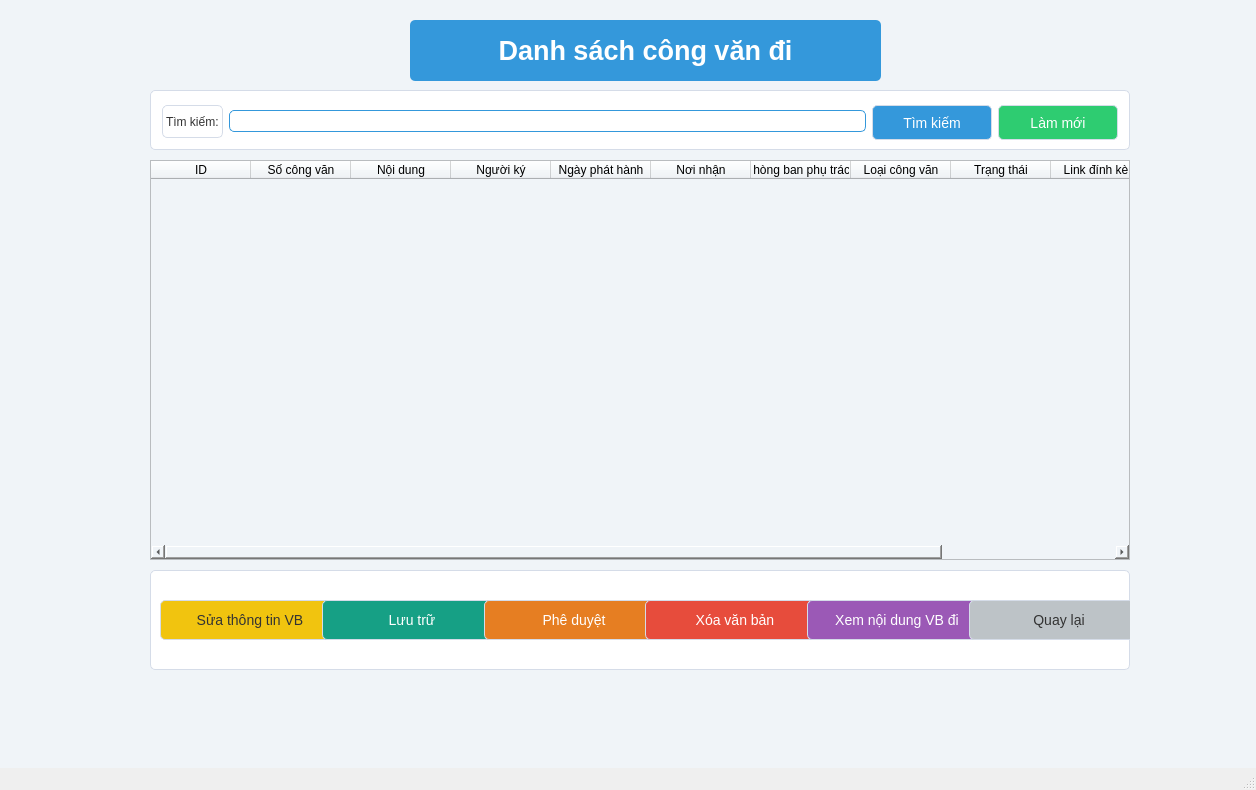
<?xml version="1.0" encoding="UTF-8"?>
<ui version="4.0">
 <class>MainWindow</class>
 <widget class="QMainWindow" name="MainWindow">
  <property name="geometry">
   <rect>
    <x>0</x>
    <y>0</y>
    <width>1256</width>
    <height>790</height>
   </rect>
  </property>
  <property name="windowTitle">
   <string>Danh Sách Công Văn Đi</string>
  </property>
  <widget class="QWidget" name="centralwidget">
   <property name="styleSheet">
    <string>background-color: #F0F4F8;</string>
   </property>
   <widget class="QLabel" name="label_4">
    <property name="geometry">
     <rect>
      <x>410</x>
      <y>20</y>
      <width>471</width>
      <height>61</height>
     </rect>
    </property>
    <property name="font">
     <font>
      <pointsize>20</pointsize>
      <weight>75</weight>
      <bold>true</bold>
     </font>
    </property>
    <property name="styleSheet">
     <string>background-color: #3498DB; color: white; border-radius: 5px;</string>
    </property>
    <property name="text">
     <string>Danh sách công văn đi</string>
    </property>
    <property name="alignment">
     <set>Qt::AlignCenter</set>
    </property>
   </widget>
   <widget class="QGroupBox" name="filterGroupBox">
    <property name="geometry">
     <rect>
      <x>150</x>
      <y>90</y>
      <width>980</width>
      <height>60</height>
     </rect>
    </property>
    <property name="styleSheet">
     <string>background-color: #FFFFFF; border: 1px solid #D5DCE8; border-radius: 5px;</string>
    </property>
    <layout class="QHBoxLayout" name="horizontalLayout">
     <item>
      <widget class="QLabel" name="label">
       <property name="styleSheet">
        <string>color: #333333;</string>
       </property>
       <property name="text">
        <string>Tìm kiếm:</string>
       </property>
      </widget>
     </item>
     <item>
      <widget class="QLineEdit" name="txttimkiem">
       <property name="styleSheet">
        <string>background-color: #FFFFFF; border: 1px solid #3498DB; border-radius: 5px; padding: 2px; color: #333333;</string>
       </property>
      </widget>
     </item>
     <item>
      <widget class="QPushButton" name="btntimkiem">
       <property name="minimumSize">
        <size>
         <width>120</width>
         <height>35</height>
        </size>
       </property>
       <property name="styleSheet">
        <string>background-color: #3498DB; color: white; border-radius: 5px; font-size: 14px;</string>
       </property>
       <property name="text">
        <string>Tìm kiếm</string>
       </property>
      </widget>
     </item>
     <item>
      <widget class="QPushButton" name="btnlammoi">
       <property name="minimumSize">
        <size>
         <width>120</width>
         <height>35</height>
        </size>
       </property>
       <property name="styleSheet">
        <string>background-color: #2ECC71; color: white; border-radius: 5px; font-size: 14px;</string>
       </property>
       <property name="text">
        <string>Làm mới</string>
       </property>
      </widget>
     </item>
    </layout>
   </widget>
   <widget class="QTableWidget" name="tableCongVanDi">
    <property name="geometry">
     <rect>
      <x>150</x>
      <y>160</y>
      <width>980</width>
      <height>400</height>
     </rect>
    </property>
    <property name="styleSheet">
     <string>background-color: #FFFFFF; border: 1px solid #D5DCE8; QHeaderView::section { background-color: #3498DB; color: white; }</string>
    </property>
    <column>
     <property name="text">
      <string>ID</string>
     </property>
    </column>
    <column>
     <property name="text">
      <string>Số công văn</string>
     </property>
    </column>
    <column>
     <property name="text">
      <string>Nội dung</string>
     </property>
    </column>
    <column>
     <property name="text">
      <string>Người ký</string>
     </property>
    </column>
    <column>
     <property name="text">
      <string>Ngày phát hành</string>
     </property>
    </column>
    <column>
     <property name="text">
      <string>Nơi nhận</string>
     </property>
    </column>
    <column>
     <property name="text">
      <string>Phòng ban phụ trách</string>
     </property>
    </column>
    <column>
     <property name="text">
      <string>Loại công văn</string>
     </property>
    </column>
    <column>
     <property name="text">
      <string>Trạng thái</string>
     </property>
    </column>
    <column>
     <property name="text">
      <string>Link đính kèm</string>
     </property>
    </column>
    <column>
     <property name="text">
      <string>Createdby</string>
     </property>
    </column>
   </widget>
   <widget class="QFrame" name="bottomFrame">
    <property name="geometry">
     <rect>
      <x>150</x>
      <y>570</y>
      <width>980</width>
      <height>100</height>
     </rect>
    </property>
    <property name="styleSheet">
     <string>background-color: #FFFFFF; border: 1px solid #D5DCE8; border-radius: 5px;</string>
    </property>
    <layout class="QVBoxLayout" name="verticalLayout">
     <item>
      <layout class="QHBoxLayout" name="buttonLayout">
       <property name="spacing">
        <number>10</number>
       </property>
       <item>
        <widget class="QPushButton" name="btnsua">
         <property name="minimumSize">
          <size>
           <width>180</width>
           <height>40</height>
          </size>
         </property>
         <property name="styleSheet">
          <string>background-color: #F1C40F; color: #333333; border-radius: 5px; font-size: 14px;</string>
         </property>
         <property name="text">
          <string>Sửa thông tin VB</string>
         </property>
        </widget>
       </item>
       <item>
        <widget class="QPushButton" name="btnluutru">
         <property name="minimumSize">
          <size>
           <width>180</width>
           <height>40</height>
          </size>
         </property>
         <property name="styleSheet">
          <string>background-color: #16A085; color: white; border-radius: 5px; font-size: 14px;</string>
         </property>
         <property name="text">
          <string>Lưu trữ</string>
         </property>
        </widget>
       </item>
       <item>
        <widget class="QPushButton" name="btnpheduyet">
         <property name="minimumSize">
          <size>
           <width>180</width>
           <height>40</height>
          </size>
         </property>
         <property name="styleSheet">
          <string>background-color: #E67E22; color: white; border-radius: 5px; font-size: 14px;</string>
         </property>
         <property name="text">
          <string>Phê duyệt</string>
         </property>
        </widget>
       </item>
       <item>
        <widget class="QPushButton" name="btnxoa">
         <property name="minimumSize">
          <size>
           <width>180</width>
           <height>40</height>
          </size>
         </property>
         <property name="styleSheet">
          <string>background-color: #E74C3C; color: white; border-radius: 5px; font-size: 14px;</string>
         </property>
         <property name="text">
          <string>Xóa văn bản</string>
         </property>
        </widget>
       </item>
       <item>
        <widget class="QPushButton" name="btnxem">
         <property name="minimumSize">
          <size>
           <width>180</width>
           <height>40</height>
          </size>
         </property>
         <property name="styleSheet">
          <string>background-color: #9B59B6; color: white; border-radius: 5px; font-size: 14px;</string>
         </property>
         <property name="text">
          <string>Xem nội dung VB đi</string>
         </property>
        </widget>
       </item>
       <item>
        <widget class="QPushButton" name="btnQuaylai">
         <property name="minimumSize">
          <size>
           <width>180</width>
           <height>40</height>
          </size>
         </property>
         <property name="styleSheet">
          <string>background-color: #BDC3C7; color: #333333; border-radius: 5px; font-size: 14px;</string>
         </property>
         <property name="text">
          <string>Quay lại</string>
         </property>
        </widget>
       </item>
      </layout>
     </item>
    </layout>
   </widget>
  </widget>
  <widget class="QMenuBar" name="menubar">
   <property name="geometry">
    <rect>
     <x>0</x>
     <y>0</y>
     <width>1256</width>
     <height>21</height>
    </rect>
   </property>
  </widget>
  <widget class="QStatusBar" name="statusbar"/>
 </widget>
 <resources/>
 <connections/>
</ui>
